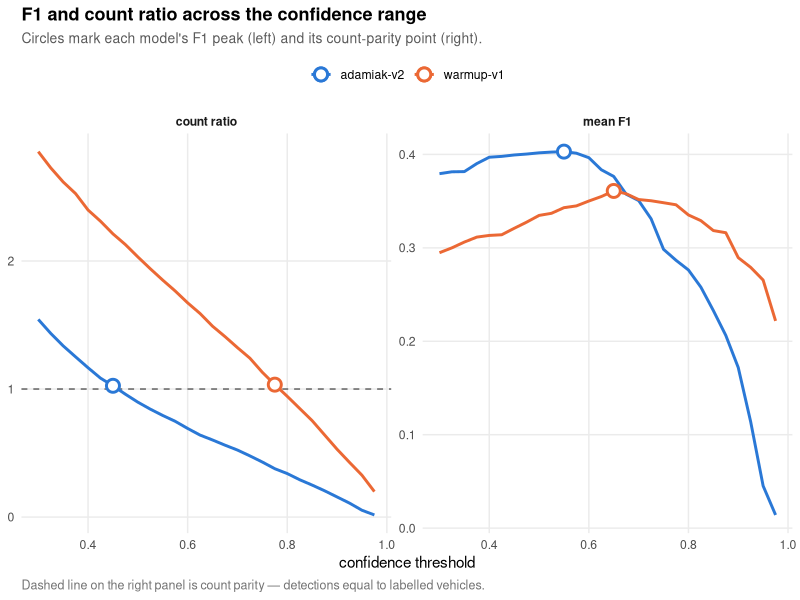
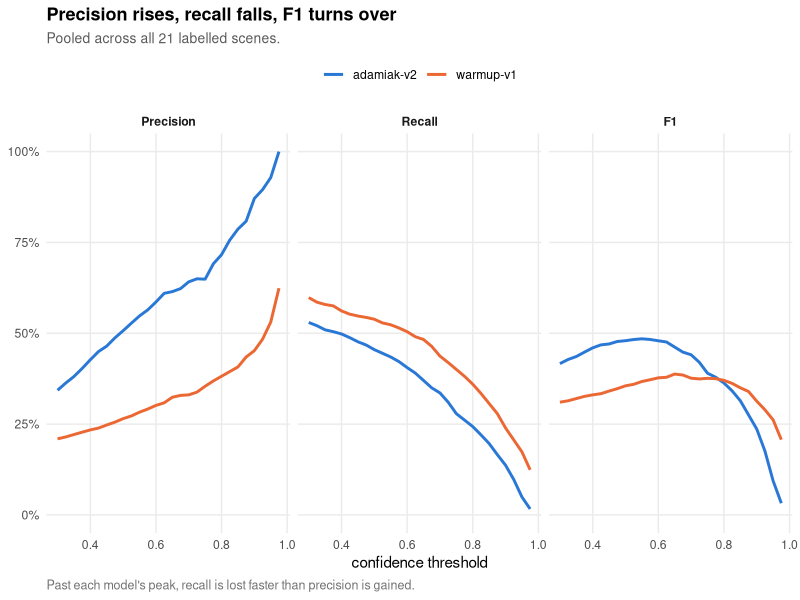
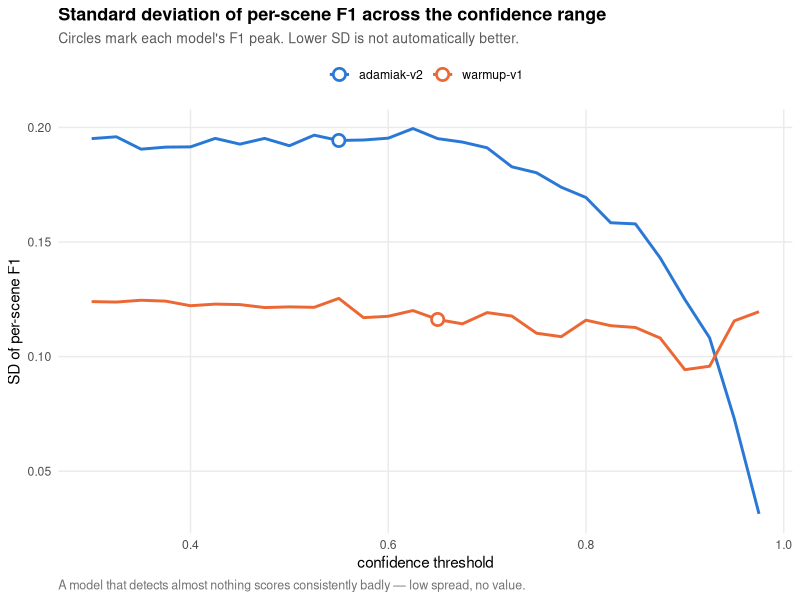
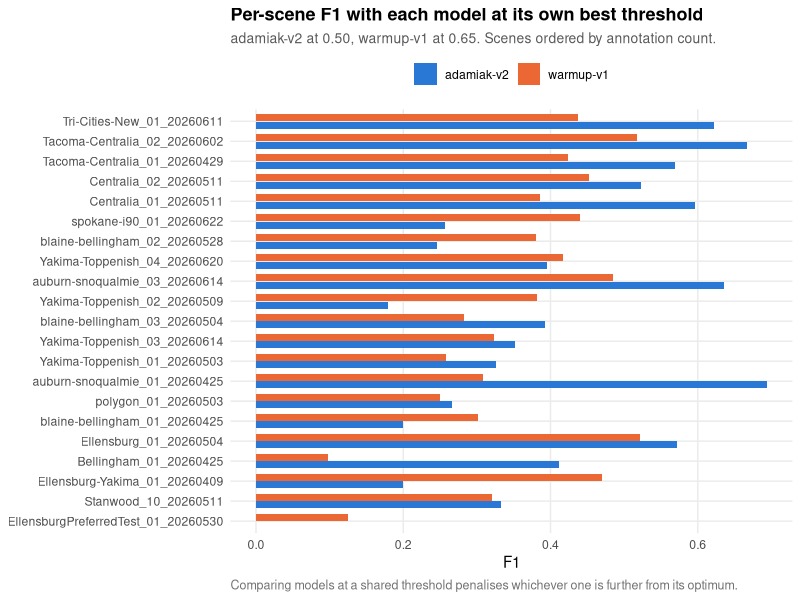

Here is the R script that generated these plots, in order:
## ---- chunk 1
knitr::opts_chunk$set(echo = TRUE, message = FALSE, warning = FALSE,
                      dpi = 150, fig.retina = 2)
## ---- chunk 2
suppressPackageStartupMessages({
  library(readr); library(dplyr); library(tidyr); library(tibble)
  library(ggplot2); library(forcats); library(scales)
})
MODELS <- c(MODEL_A = "adamiak-v2", MODEL_B = "warmup-v1")
PAL    <- c("adamiak-v2" = "#2a78d6", "warmup-v1" = "#eb6834")

theme_td <- function(base = 11) {
  theme_minimal(base_size = base) +
    theme(panel.grid.minor = element_blank(),
          plot.title    = element_text(face = "bold", size = base + 2),
          plot.subtitle = element_text(colour = "grey35", size = base - 1),
          plot.caption  = element_text(colour = "grey45", size = base - 2, hjust = 0),
          strip.text    = element_text(face = "bold"),
          legend.position = "top", legend.title = element_blank())
}
theme_set(theme_td())

sweep <- read_csv("data/threshold_sweep.csv", show_col_types = FALSE) |>
  mutate(model = recode(model, !!!MODELS), model = factor(model, levels = unname(MODELS)))
results <- read_csv("data/results.csv", show_col_types = FALSE) |>
  mutate(model = recode(model, !!!MODELS), model = factor(model, levels = unname(MODELS)))

peaks  <- sweep |> group_by(model) |> slice_max(mean_F1, n = 1) |> ungroup()
parity <- sweep |> group_by(model) |> slice_min(abs(count_ratio - 1), n = 1) |> ungroup()
## ---- chunk 3
sweep |>
  filter(threshold %in% c(0.30, 0.50, 0.65, 0.775, 0.85, 0.95)) |>
  select(model, threshold, mean_F1, pooled_F1, pooled_P, pooled_R, count_ratio) |>
  arrange(model, threshold) |>
  mutate(across(-c(model, threshold), \(x) round(x, 3)))
## ---- chunk 4
sweep |>
  select(model, threshold, `mean F1` = mean_F1, `count ratio` = count_ratio) |>
  pivot_longer(c(`mean F1`, `count ratio`), names_to = "metric", values_to = "value") |>
  ggplot(aes(threshold, value, colour = model)) +
  geom_hline(data = tibble(metric = "count ratio", y = 1), aes(yintercept = y),
             linetype = "dashed", colour = "grey40") +
  geom_line(linewidth = 1) +
  geom_point(data = peaks |> transmute(model, threshold, value = mean_F1, metric = "mean F1"),
             size = 3.4, shape = 21, stroke = 1.5, fill = "white") +
  geom_point(data = parity |> transmute(model, threshold, value = count_ratio, metric = "count ratio"),
             size = 3.4, shape = 21, stroke = 1.5, fill = "white") +
  facet_wrap(~ metric, scales = "free_y") +
  scale_colour_manual(values = PAL) +
  labs(title = "F1 and count ratio across the confidence range",
       subtitle = "Circles mark each model's F1 peak (left) and its count-parity point (right).",
       x = "confidence threshold", y = NULL,
       caption = "Dashed line on the right panel is count parity — detections equal to labelled vehicles.")
## ---- chunk 5
bind_rows(
  peaks  |> transmute(model, purpose = "maximise F1", threshold,
                      mean_F1 = round(mean_F1, 3), pooled_F1 = round(pooled_F1, 3),
                      pooled_P = round(pooled_P, 3), pooled_R = round(pooled_R, 3),
                      count_ratio = round(count_ratio, 2)),
  parity |> transmute(model, purpose = "match the count", threshold,
                      mean_F1 = round(mean_F1, 3), pooled_F1 = round(pooled_F1, 3),
                      pooled_P = round(pooled_P, 3), pooled_R = round(pooled_R, 3),
                      count_ratio = round(count_ratio, 2))
) |> arrange(model, desc(purpose))
## ---- chunk 6
sweep |>
  filter(model == "warmup-v1", threshold %in% c(0.65, 0.70, 0.75, 0.775, 0.80)) |>
  select(threshold, mean_F1, pooled_P, pooled_R, count_ratio) |>
  mutate(across(everything(), \(x) round(x, 3)))
## ---- chunk 7
sweep |>
  select(model, threshold, Precision = pooled_P, Recall = pooled_R, F1 = pooled_F1) |>
  pivot_longer(c(Precision, Recall, F1), names_to = "metric", values_to = "value") |>
  mutate(metric = factor(metric, levels = c("Precision", "Recall", "F1"))) |>
  ggplot(aes(threshold, value, colour = model)) +
  geom_line(linewidth = 1) +
  facet_wrap(~ metric, nrow = 1) +
  scale_colour_manual(values = PAL) +
  scale_y_continuous(limits = c(0, 1), labels = percent_format(accuracy = 1)) +
  labs(title = "Precision rises, recall falls, F1 turns over",
       subtitle = "Pooled across all 21 labelled scenes.",
       x = "confidence threshold", y = NULL,
       caption = "Past each model's peak, recall is lost faster than precision is gained.")
## ---- chunk 8
sweep |>
  ggplot(aes(threshold, SD_F1, colour = model)) +
  geom_line(linewidth = 1) +
  geom_point(data = peaks, size = 3.2, shape = 21, stroke = 1.4, fill = "white") +
  scale_colour_manual(values = PAL) +
  labs(title = "Standard deviation of per-scene F1 across the confidence range",
       subtitle = "Circles mark each model's F1 peak. Lower SD is not automatically better.",
       x = "confidence threshold", y = "SD of per-scene F1",
       caption = "A model that detects almost nothing scores consistently badly — low spread, no value.")
## ---- chunk 9
opt <- tibble(model = factor(c("adamiak-v2", "warmup-v1"), levels = unname(MODELS)),
              threshold = c(0.55, 0.65))

# nearest sampled thresholds available in results.csv
at_opt <- results |>
  filter((model == "adamiak-v2" & threshold == 0.5) | (model == "warmup-v1" & threshold == 0.65))

at_opt |>
  mutate(scene_id = fct_reorder(scene_id, annotated_count)) |>
  ggplot(aes(f1, scene_id, fill = model)) +
  geom_col(position = position_dodge(width = 0.76), width = 0.7) +
  scale_fill_manual(values = PAL) +
  labs(title = "Per-scene F1 with each model at its own best threshold",
       subtitle = "adamiak-v2 at 0.50, warmup-v1 at 0.65. Scenes ordered by annotation count.",
       x = "F1", y = NULL,
       caption = "Comparing models at a shared threshold penalises whichever one is further from its optimum.")
## ---- chunk 10
at_opt |>
  group_by(model, threshold) |>
  summarise(mean_F1 = round(mean(f1), 3), SD_F1 = round(sd(f1), 3),
            mean_P = round(mean(precision), 3), mean_R = round(mean(recall), 3),
            median_count_ratio = round(median(count_ratio), 2), .groups = "drop")
